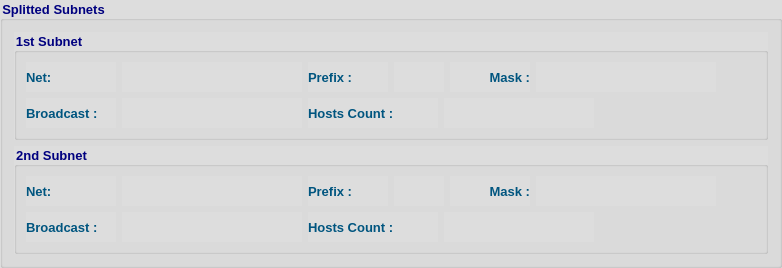
    <widget class="QGroupBox" name="gb">
     <property name="font">
      <font>
       <family>Tahoma</family>
       <pointsize>10</pointsize>
       <weight>75</weight>
       <bold>true</bold>
      </font>
     </property>
     <property name="styleSheet">
      <string notr="true">color: rgb(0, 0, 127);
background-color: rgb(221, 221, 221);</string>
     </property>
     <property name="title">
      <string>Splitted Subnets</string>
     </property>
     <layout class="QVBoxLayout" name="verticalLayout">
      <item>
       <widget class="QGroupBox" name="ipGB_2">
        <property name="font">
         <font>
          <family>Tahoma</family>
          <pointsize>10</pointsize>
          <weight>75</weight>
          <bold>true</bold>
         </font>
        </property>
        <property name="styleSheet">
         <string notr="true">color: rgb(0, 0, 127);</string>
        </property>
        <property name="title">
         <string>1st Subnet</string>
        </property>
        <layout class="QVBoxLayout" name="verticalLayout_4">
         <item>
          <layout class="QHBoxLayout" name="horizontalLayout_14">
           <item>
            <widget class="QLabel" name="label_8">
             <property name="minimumSize">
              <size>
               <width>90</width>
               <height>30</height>
              </size>
             </property>
             <property name="maximumSize">
              <size>
               <width>90</width>
               <height>30</height>
              </size>
             </property>
             <property name="font">
              <font>
               <family>Tahoma</family>
               <pointsize>10</pointsize>
               <weight>75</weight>
               <bold>true</bold>
              </font>
             </property>
             <property name="styleSheet">
              <string notr="true">color: rgb(0, 85, 127);</string>
             </property>
             <property name="text">
              <string>Net:</string>
             </property>
            </widget>
           </item>
           <item>
            <widget class="QLabel" name="netLbl1">
             <property name="sizePolicy">
              <sizepolicy hsizetype="Expanding" vsizetype="Preferred">
               <horstretch>0</horstretch>
               <verstretch>0</verstretch>
              </sizepolicy>
             </property>
             <property name="minimumSize">
              <size>
               <width>180</width>
               <height>30</height>
              </size>
             </property>
             <property name="maximumSize">
              <size>
               <width>500</width>
               <height>30</height>
              </size>
             </property>
             <property name="font">
              <font>
               <family>Tahoma</family>
               <pointsize>10</pointsize>
               <weight>75</weight>
               <bold>true</bold>
              </font>
             </property>
             <property name="styleSheet">
              <string notr="true">color: rgb(85, 0, 127);</string>
             </property>
             <property name="text">
              <string/>
             </property>
            </widget>
           </item>
           <item>
            <widget class="QLabel" name="label_13">
             <property name="minimumSize">
              <size>
               <width>80</width>
               <height>30</height>
              </size>
             </property>
             <property name="maximumSize">
              <size>
               <width>80</width>
               <height>30</height>
              </size>
             </property>
             <property name="font">
              <font>
               <family>Tahoma</family>
               <pointsize>10</pointsize>
               <weight>75</weight>
               <bold>true</bold>
              </font>
             </property>
             <property name="styleSheet">
              <string notr="true">color: rgb(0, 85, 127);</string>
             </property>
             <property name="text">
              <string>Prefix :</string>
             </property>
             <property name="alignment">
              <set>Qt::AlignLeading|Qt::AlignLeft|Qt::AlignVCenter</set>
             </property>
            </widget>
           </item>
           <item>
            <widget class="QLabel" name="prefixLbl1">
             <property name="minimumSize">
              <size>
               <width>50</width>
               <height>30</height>
              </size>
             </property>
             <property name="maximumSize">
              <size>
               <width>50</width>
               <height>30</height>
              </size>
             </property>
             <property name="font">
              <font>
               <family>Tahoma</family>
               <pointsize>10</pointsize>
               <weight>75</weight>
               <bold>true</bold>
              </font>
             </property>
             <property name="styleSheet">
              <string notr="true">color: rgb(85, 0, 127);</string>
             </property>
             <property name="text">
              <string/>
             </property>
            </widget>
           </item>
           <item>
            <widget class="QLabel" name="label_14">
             <property name="minimumSize">
              <size>
               <width>80</width>
               <height>30</height>
              </size>
             </property>
             <property name="maximumSize">
              <size>
               <width>80</width>
               <height>30</height>
              </size>
             </property>
             <property name="font">
              <font>
               <family>Tahoma</family>
               <pointsize>10</pointsize>
               <weight>75</weight>
               <bold>true</bold>
              </font>
             </property>
             <property name="styleSheet">
              <string notr="true">color: rgb(0, 85, 127);</string>
             </property>
             <property name="text">
              <string>Mask :</string>
             </property>
             <property name="alignment">
              <set>Qt::AlignRight|Qt::AlignTrailing|Qt::AlignVCenter</set>
             </property>
            </widget>
           </item>
           <item>
            <widget class="QLabel" name="maskLbl1">
             <property name="sizePolicy">
              <sizepolicy hsizetype="Expanding" vsizetype="Preferred">
               <horstretch>0</horstretch>
               <verstretch>0</verstretch>
              </sizepolicy>
             </property>
             <property name="minimumSize">
              <size>
               <width>180</width>
               <height>30</height>
              </size>
             </property>
             <property name="maximumSize">
              <size>
               <width>500</width>
               <height>30</height>
              </size>
             </property>
             <property name="font">
              <font>
               <family>Tahoma</family>
               <pointsize>10</pointsize>
               <weight>75</weight>
               <bold>true</bold>
              </font>
             </property>
             <property name="styleSheet">
              <string notr="true">color: rgb(85, 0, 127);</string>
             </property>
             <property name="text">
              <string/>
             </property>
            </widget>
           </item>
           <item>
            <spacer name="horizontalSpacer_4">
             <property name="orientation">
              <enum>Qt::Horizontal</enum>
             </property>
             <property name="sizeHint" stdset="0">
              <size>
               <width>40</width>
               <height>20</height>
              </size>
             </property>
            </spacer>
           </item>
          </layout>
         </item>
         <item>
          <layout class="QHBoxLayout" name="horizontalLayout_15">
           <item>
            <widget class="QLabel" name="label_15">
             <property name="minimumSize">
              <size>
               <width>90</width>
               <height>30</height>
              </size>
             </property>
             <property name="maximumSize">
              <size>
               <width>90</width>
               <height>30</height>
              </size>
             </property>
             <property name="font">
              <font>
               <family>Tahoma</family>
               <pointsize>10</pointsize>
               <weight>75</weight>
               <bold>true</bold>
              </font>
             </property>
             <property name="styleSheet">
              <string notr="true">color: rgb(0, 85, 127);</string>
             </property>
             <property name="text">
              <string>Broadcast :</string>
             </property>
            </widget>
           </item>
           <item>
            <widget class="QLabel" name="bcLbl1">
             <property name="sizePolicy">
              <sizepolicy hsizetype="Expanding" vsizetype="Preferred">
               <horstretch>0</horstretch>
               <verstretch>0</verstretch>
              </sizepolicy>
             </property>
             <property name="minimumSize">
              <size>
               <width>180</width>
               <height>30</height>
              </size>
             </property>
             <property name="maximumSize">
              <size>
               <width>500</width>
               <height>30</height>
              </size>
             </property>
             <property name="font">
              <font>
               <family>Tahoma</family>
               <pointsize>10</pointsize>
               <weight>75</weight>
               <bold>true</bold>
              </font>
             </property>
             <property name="styleSheet">
              <string notr="true">color: rgb(85, 0, 127);</string>
             </property>
             <property name="text">
              <string/>
             </property>
            </widget>
           </item>
           <item>
            <widget class="QLabel" name="label_16">
             <property name="minimumSize">
              <size>
               <width>130</width>
               <height>30</height>
              </size>
             </property>
             <property name="maximumSize">
              <size>
               <width>130</width>
               <height>30</height>
              </size>
             </property>
             <property name="font">
              <font>
               <family>Tahoma</family>
               <pointsize>10</pointsize>
               <weight>75</weight>
               <bold>true</bold>
              </font>
             </property>
             <property name="styleSheet">
              <string notr="true">color: rgb(0, 85, 127);</string>
             </property>
             <property name="text">
              <string>Hosts Count :</string>
             </property>
             <property name="alignment">
              <set>Qt::AlignLeading|Qt::AlignLeft|Qt::AlignVCenter</set>
             </property>
            </widget>
           </item>
           <item>
            <widget class="QLabel" name="hostLbl1">
             <property name="minimumSize">
              <size>
               <width>150</width>
               <height>30</height>
              </size>
             </property>
             <property name="maximumSize">
              <size>
               <width>150</width>
               <height>30</height>
              </size>
             </property>
             <property name="font">
              <font>
               <family>Tahoma</family>
               <pointsize>10</pointsize>
               <weight>75</weight>
               <bold>true</bold>
              </font>
             </property>
             <property name="styleSheet">
              <string notr="true">color: rgb(85, 0, 127);</string>
             </property>
             <property name="text">
              <string/>
             </property>
            </widget>
           </item>
           <item>
            <spacer name="horizontalSpacer_5">
             <property name="orientation">
              <enum>Qt::Horizontal</enum>
             </property>
             <property name="sizeHint" stdset="0">
              <size>
               <width>40</width>
               <height>20</height>
              </size>
             </property>
            </spacer>
           </item>
          </layout>
         </item>
        </layout>
       </widget>
      </item>
      <item>
       <widget class="QGroupBox" name="ipGB_3">
        <property name="font">
         <font>
          <family>Tahoma</family>
          <pointsize>10</pointsize>
          <weight>75</weight>
          <bold>true</bold>
         </font>
        </property>
        <property name="styleSheet">
         <string notr="true">color: rgb(0, 0, 127);</string>
        </property>
        <property name="title">
         <string>2nd Subnet</string>
        </property>
        <layout class="QVBoxLayout" name="verticalLayout_5">
         <item>
          <layout class="QHBoxLayout" name="horizontalLayout_16">
           <item>
            <widget class="QLabel" name="label_17">
             <property name="minimumSize">
              <size>
               <width>90</width>
               <height>30</height>
              </size>
             </property>
             <property name="maximumSize">
              <size>
               <width>90</width>
               <height>30</height>
              </size>
             </property>
             <property name="font">
              <font>
               <family>Tahoma</family>
               <pointsize>10</pointsize>
               <weight>75</weight>
               <bold>true</bold>
              </font>
             </property>
             <property name="styleSheet">
              <string notr="true">color: rgb(0, 85, 127);</string>
             </property>
             <property name="text">
              <string>Net:</string>
             </property>
            </widget>
           </item>
           <item>
            <widget class="QLabel" name="netLbl2">
             <property name="sizePolicy">
              <sizepolicy hsizetype="Expanding" vsizetype="Preferred">
               <horstretch>0</horstretch>
               <verstretch>0</verstretch>
              </sizepolicy>
             </property>
             <property name="minimumSize">
              <size>
               <width>180</width>
               <height>30</height>
              </size>
             </property>
             <property name="maximumSize">
              <size>
               <width>500</width>
               <height>30</height>
              </size>
             </property>
             <property name="font">
              <font>
               <family>Tahoma</family>
               <pointsize>10</pointsize>
               <weight>75</weight>
               <bold>true</bold>
              </font>
             </property>
             <property name="styleSheet">
              <string notr="true">color: rgb(85, 0, 127);</string>
             </property>
             <property name="text">
              <string/>
             </property>
            </widget>
           </item>
           <item>
            <widget class="QLabel" name="label_18">
             <property name="minimumSize">
              <size>
               <width>80</width>
               <height>30</height>
              </size>
             </property>
             <property name="maximumSize">
              <size>
               <width>80</width>
               <height>30</height>
              </size>
             </property>
             <property name="font">
              <font>
               <family>Tahoma</family>
               <pointsize>10</pointsize>
               <weight>75</weight>
               <bold>true</bold>
              </font>
             </property>
             <property name="styleSheet">
              <string notr="true">color: rgb(0, 85, 127);</string>
             </property>
             <property name="text">
              <string>Prefix :</string>
             </property>
             <property name="alignment">
              <set>Qt::AlignLeading|Qt::AlignLeft|Qt::AlignVCenter</set>
             </property>
            </widget>
           </item>
           <item>
            <widget class="QLabel" name="prefixLbl2">
             <property name="minimumSize">
              <size>
               <width>50</width>
               <height>30</height>
              </size>
             </property>
             <property name="maximumSize">
              <size>
               <width>50</width>
               <height>30</height>
              </size>
             </property>
             <property name="font">
              <font>
               <family>Tahoma</family>
               <pointsize>10</pointsize>
               <weight>75</weight>
               <bold>true</bold>
              </font>
             </property>
             <property name="styleSheet">
              <string notr="true">color: rgb(85, 0, 127);</string>
             </property>
             <property name="text">
              <string/>
             </property>
            </widget>
           </item>
           <item>
            <widget class="QLabel" name="label_19">
             <property name="minimumSize">
              <size>
               <width>80</width>
               <height>30</height>
              </size>
             </property>
             <property name="maximumSize">
              <size>
               <width>80</width>
               <height>30</height>
              </size>
             </property>
             <property name="font">
              <font>
               <family>Tahoma</family>
               <pointsize>10</pointsize>
               <weight>75</weight>
               <bold>true</bold>
              </font>
             </property>
             <property name="styleSheet">
              <string notr="true">color: rgb(0, 85, 127);</string>
             </property>
             <property name="text">
              <string>Mask :</string>
             </property>
             <property name="alignment">
              <set>Qt::AlignRight|Qt::AlignTrailing|Qt::AlignVCenter</set>
             </property>
            </widget>
           </item>
           <item>
            <widget class="QLabel" name="maskLbl2">
             <property name="sizePolicy">
              <sizepolicy hsizetype="Expanding" vsizetype="Preferred">
               <horstretch>0</horstretch>
               <verstretch>0</verstretch>
              </sizepolicy>
             </property>
             <property name="minimumSize">
              <size>
               <width>180</width>
               <height>30</height>
              </size>
             </property>
             <property name="maximumSize">
              <size>
               <width>500</width>
               <height>30</height>
              </size>
             </property>
             <property name="font">
              <font>
               <family>Tahoma</family>
               <pointsize>10</pointsize>
               <weight>75</weight>
               <bold>true</bold>
              </font>
             </property>
             <property name="styleSheet">
              <string notr="true">color: rgb(85, 0, 127);</string>
             </property>
             <property name="text">
              <string/>
             </property>
            </widget>
           </item>
           <item>
            <spacer name="horizontalSpacer_6">
             <property name="orientation">
              <enum>Qt::Horizontal</enum>
             </property>
             <property name="sizeHint" stdset="0">
              <size>
               <width>40</width>
               <height>20</height>
              </size>
             </property>
            </spacer>
           </item>
          </layout>
         </item>
         <item>
          <layout class="QHBoxLayout" name="horizontalLayout_17">
           <item>
            <widget class="QLabel" name="label_20">
             <property name="minimumSize">
              <size>
               <width>90</width>
               <height>30</height>
              </size>
             </property>
             <property name="maximumSize">
              <size>
               <width>90</width>
               <height>30</height>
              </size>
             </property>
             <property name="font">
              <font>
               <family>Tahoma</family>
               <pointsize>10</pointsize>
               <weight>75</weight>
               <bold>true</bold>
              </font>
             </property>
             <property name="styleSheet">
              <string notr="true">color: rgb(0, 85, 127);</string>
             </property>
             <property name="text">
              <string>Broadcast :</string>
             </property>
            </widget>
           </item>
           <item>
            <widget class="QLabel" name="bcLbl2">
             <property name="sizePolicy">
              <sizepolicy hsizetype="Expanding" vsizetype="Preferred">
               <horstretch>0</horstretch>
               <verstretch>0</verstretch>
              </sizepolicy>
             </property>
             <property name="minimumSize">
              <size>
               <width>180</width>
               <height>30</height>
              </size>
             </property>
             <property name="maximumSize">
              <size>
               <width>500</width>
               <height>30</height>
              </size>
             </property>
             <property name="font">
              <font>
               <family>Tahoma</family>
               <pointsize>10</pointsize>
               <weight>75</weight>
               <bold>true</bold>
              </font>
             </property>
             <property name="styleSheet">
              <string notr="true">color: rgb(85, 0, 127);</string>
             </property>
             <property name="text">
              <string/>
             </property>
            </widget>
           </item>
           <item>
            <widget class="QLabel" name="label_21">
             <property name="minimumSize">
              <size>
               <width>130</width>
               <height>30</height>
              </size>
             </property>
             <property name="maximumSize">
              <size>
               <width>130</width>
               <height>30</height>
              </size>
             </property>
             <property name="font">
              <font>
               <family>Tahoma</family>
               <pointsize>10</pointsize>
               <weight>75</weight>
               <bold>true</bold>
              </font>
             </property>
             <property name="styleSheet">
              <string notr="true">color: rgb(0, 85, 127);</string>
             </property>
             <property name="text">
              <string>Hosts Count :</string>
             </property>
             <property name="alignment">
              <set>Qt::AlignLeading|Qt::AlignLeft|Qt::AlignVCenter</set>
             </property>
            </widget>
           </item>
           <item>
            <widget class="QLabel" name="hostLbl2">
             <property name="minimumSize">
              <size>
               <width>150</width>
               <height>30</height>
              </size>
             </property>
             <property name="maximumSize">
              <size>
               <width>150</width>
               <height>30</height>
              </size>
             </property>
             <property name="font">
              <font>
               <family>Tahoma</family>
               <pointsize>10</pointsize>
               <weight>75</weight>
               <bold>true</bold>
              </font>
             </property>
             <property name="styleSheet">
              <string notr="true">color: rgb(85, 0, 127);</string>
             </property>
             <property name="text">
              <string/>
             </property>
            </widget>
           </item>
           <item>
            <spacer name="horizontalSpacer_7">
             <property name="orientation">
              <enum>Qt::Horizontal</enum>
             </property>
             <property name="sizeHint" stdset="0">
              <size>
               <width>40</width>
               <height>20</height>
              </size>
             </property>
            </spacer>
           </item>
          </layout>
         </item>
        </layout>
       </widget>
      </item>
     </layout>
    </widget>
